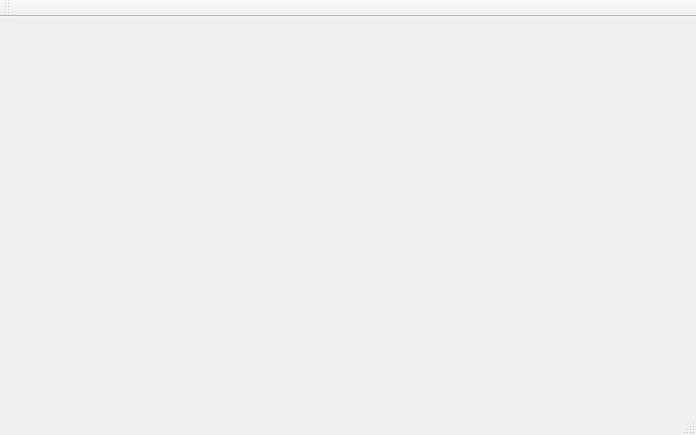
<?xml version="1.0" encoding="UTF-8"?>
<ui version="4.0">
 <class>MainWindow</class>
 <widget class="QMainWindow" name="MainWindow">
  <property name="geometry">
   <rect>
    <x>0</x>
    <y>0</y>
    <width>696</width>
    <height>435</height>
   </rect>
  </property>
  <property name="windowTitle">
   <string>MainWindow</string>
  </property>
  <widget class="QWidget" name="centralWidget">
   <layout class="QVBoxLayout" name="verticalLayout">
    <item>
     <widget class="ModbusDataView" name="widget" native="true"/>
    </item>
   </layout>
  </widget>
  <widget class="QMenuBar" name="menuBar">
   <property name="geometry">
    <rect>
     <x>0</x>
     <y>0</y>
     <width>696</width>
     <height>23</height>
    </rect>
   </property>
  </widget>
  <widget class="QToolBar" name="mainToolBar">
   <attribute name="toolBarArea">
    <enum>TopToolBarArea</enum>
   </attribute>
   <attribute name="toolBarBreak">
    <bool>false</bool>
   </attribute>
  </widget>
  <widget class="QStatusBar" name="statusBar"/>
 </widget>
 <layoutdefault spacing="6" margin="11"/>
 <customwidgets>
  <customwidget>
   <class>ModbusDataView</class>
   <extends>QWidget</extends>
   <header>qhModbus/modbusdataview.h</header>
   <container>1</container>
  </customwidget>
 </customwidgets>
 <resources/>
 <connections/>
</ui>
